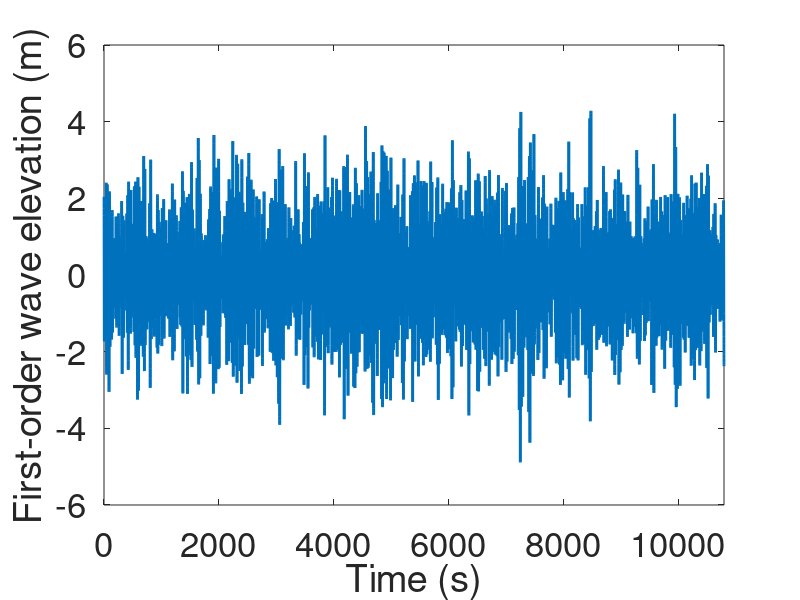
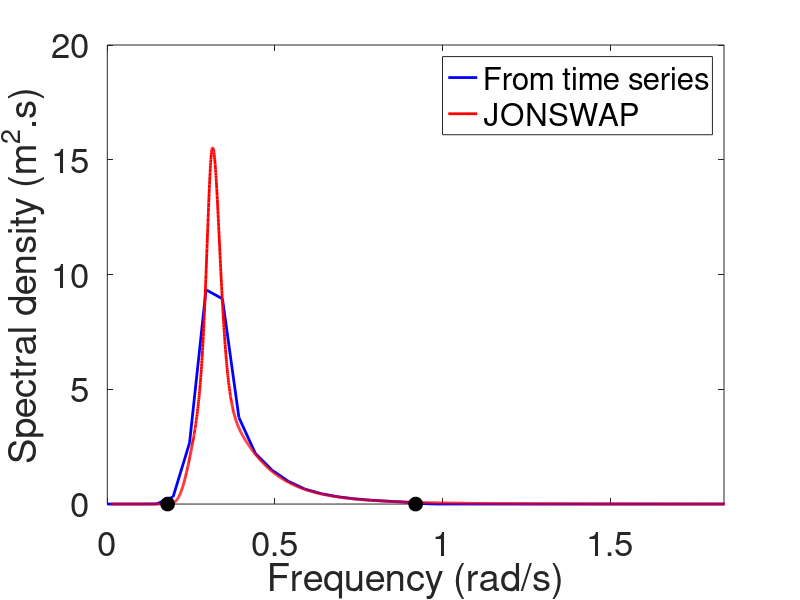

Recreate these plots in MATLAB, in order.
% Teste pra implementar JONSWAP no METiS

clear all
close all
clc

% Simulation parameters
Tmax = 10800;
dt = 0.25;
t = 0:dt:Tmax;



% JONSWAP parameters
Hs = 2;
Tp = 20;
gamma = 3.3;
dir = 45;
wlow = 0.18;
whigh = 0.92;

% Plot characteristics
width4Line = 2;
size4Font = 25;
weight4Font = 'bold';
aspRatio = [3 1 1];
color4Line = [0, 0.4470, 0.7410];
size4Marker = 10;

addpath('C:\Users\lucas.henrique\Google Drive\Doutorado\1Casos_teste\export-fig')

%========================================================================
dw = 2*pi/Tmax;
wmax = pi/dt;


% Calcula o Jonswap
w = 0.01:dw:wmax;
wp = 2*pi/Tp;

sigma = 0.09*ones(size(w));
sigma(w <= wp) = 0.07;
A = exp( -0.5 * ((w/wp-1)./sigma).^2 );

Sw = 0.3125 * Hs^2 * Tp * (w/wp).^(-5) .* exp(-1.25 * (wp./w).^4 ) .* (1-0.287*log(gamma)) .* gamma.^A;

% figure('color', 'w')
% plot(w,Sw)


% Calcula as amplitudes
amp = 0 * (wlow:dw:whigh);
omega = zeros(size(amp));
Nwaves = length(amp);

ii = 1;
for wloop = wlow : dw : whigh    
    if wloop <= wp
        sigma = 0.07;
    else
        sigma = 0.09;
    end
    A = exp( -0.5 * ((wloop/wp-1)/sigma)^2 );
    S = 0.3125 * Hs^2 * Tp * (wloop/wp)^(-5) * exp(-1.25 * (wp/wloop).^4 ) * (1-0.287*log(gamma)) * gamma^A;
    omega(ii) = wloop;
    amp(ii) = sqrt(2 * S * dw);    
    ii = ii + 1;
end

% Phase is a randon number between -pi and pi
phase = -pi + (pi + pi) * rand(size(amp));


y = zeros(size(t));
for ii = 1:length(amp)
    y = y + amp(ii)*cos(omega(ii)*t + phase(ii));
end


%===
%=== PLOTA FIGURA NO DOMINIO DO TEMPO
%===
outFig = figure('color', 'w', 'units','normalized','outerposition',[0 0 1 1]);
plot(t, y, 'lineWidth', width4Line)
xlim([0 t(end)])
xlabel('Time (s)')
ylabel('First-order wave elevation (m)')
set(gca, 'fontSize', size4Font);
% export_fig(outFig, 'ilust_JONSWAP_timeSeries.pdf');


%===
%=== PLOTA ESPECTRO
%===

% Testar se bate com o espectro de entrada
[Sres, w2] = pwelch(y,[],[],[],1/dt);  
Sres = Sres/(2*pi); % passar o espectro para rad/s 
w2 = 2*pi*w2;


outFig = figure('color', 'w', 'units','normalized','outerposition',[0 0 1 1]);


plot(w2,Sres, 'b', 'lineWidth', width4Line)
hold on
plot(w,Sw, 'r', 'lineWidth', width4Line)
hold on
plot([wlow whigh], [0 0], 'o', 'markerSize', size4Marker, 'Color', 'k', 'MarkerFace', 'k')  
xlim([0 2*whigh])
xlabel('Frequency (rad/s)')
ylabel('Spectral density (m^2.s)')

legend('From time series', 'JONSWAP')
set(gca, 'fontSize', size4Font);

% export_fig(outFig, 'ilust_JONSWAP_espectro.pdf');


